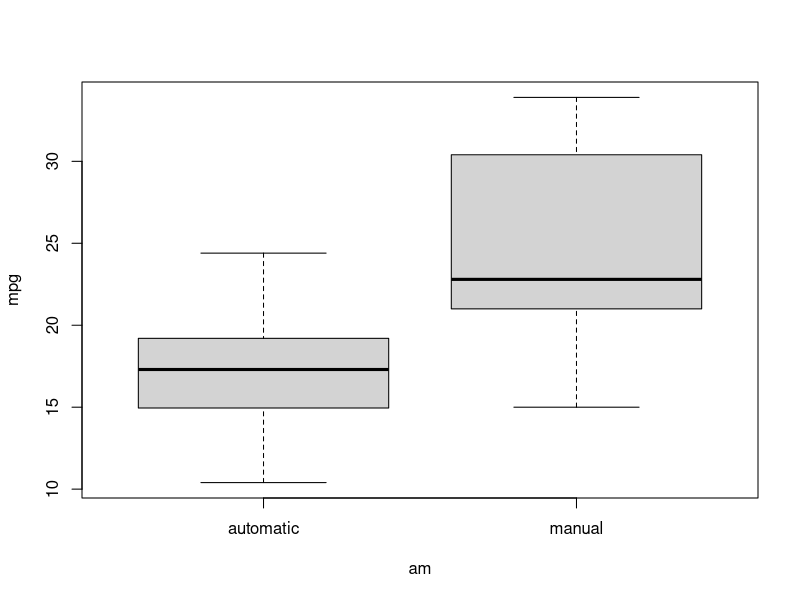
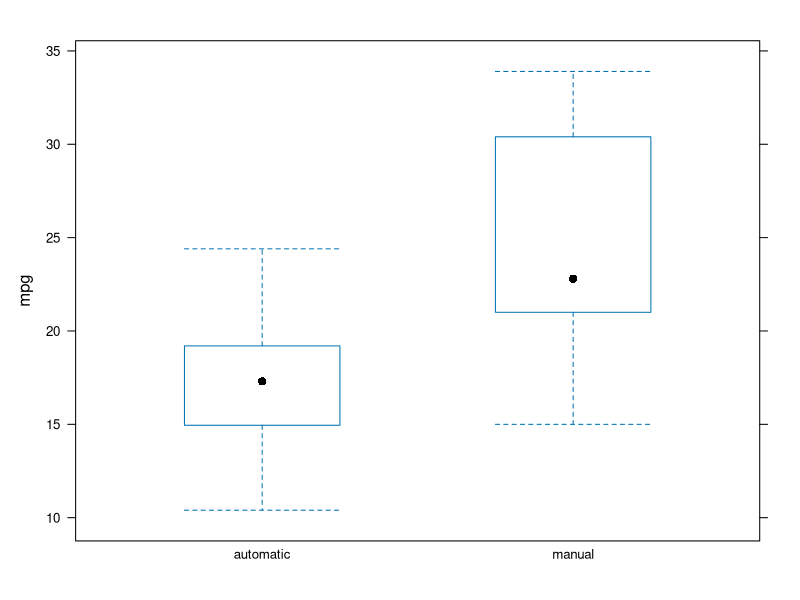
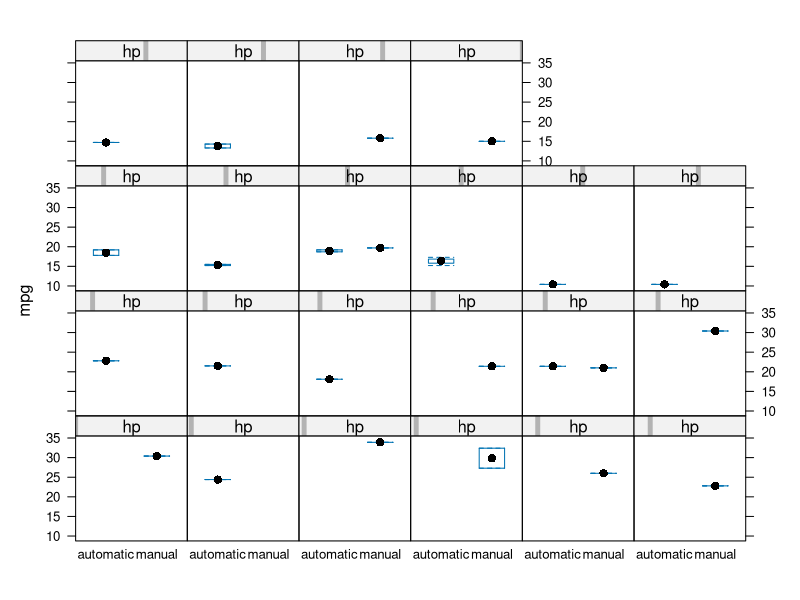
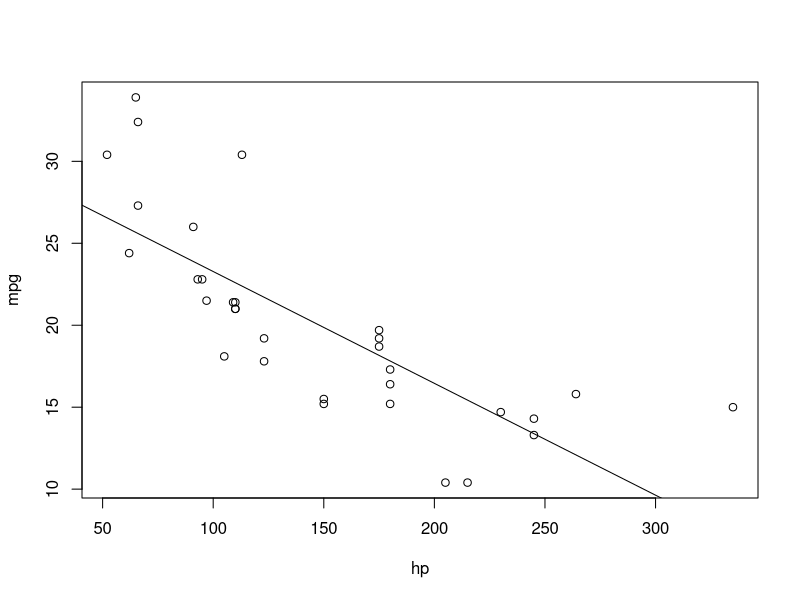
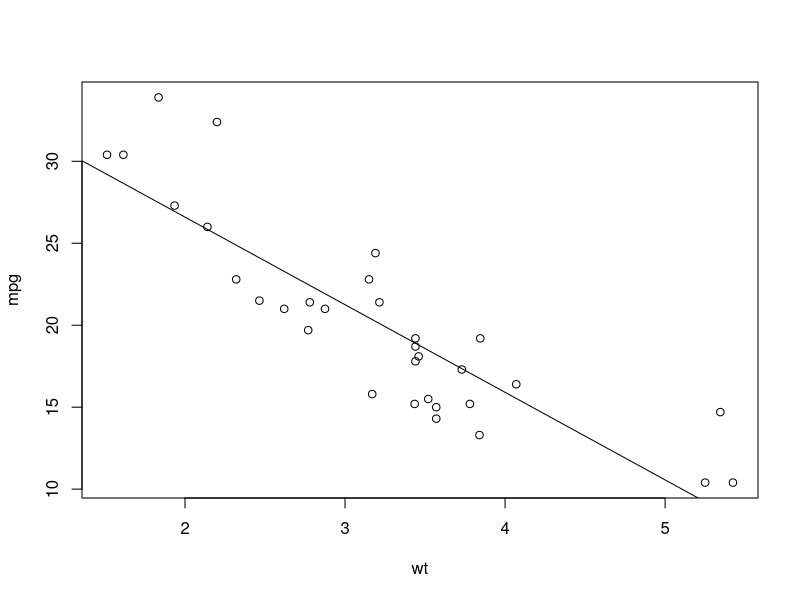
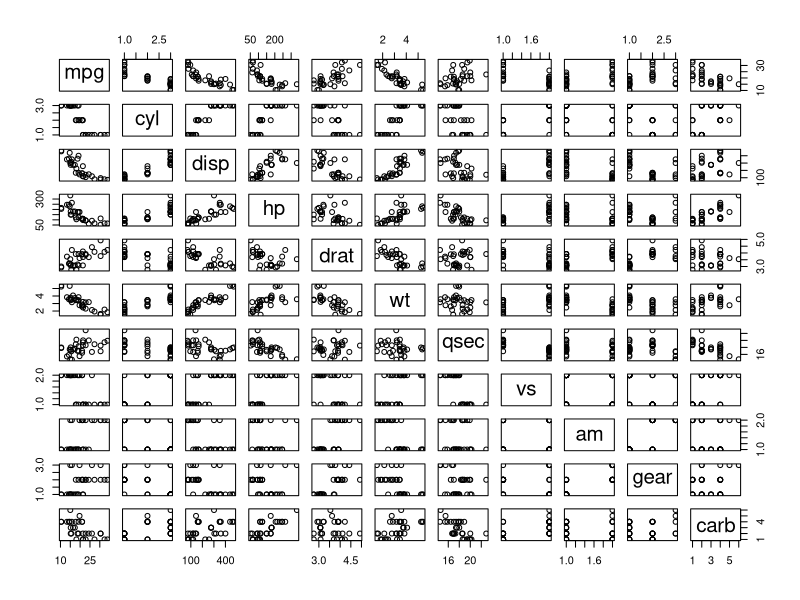
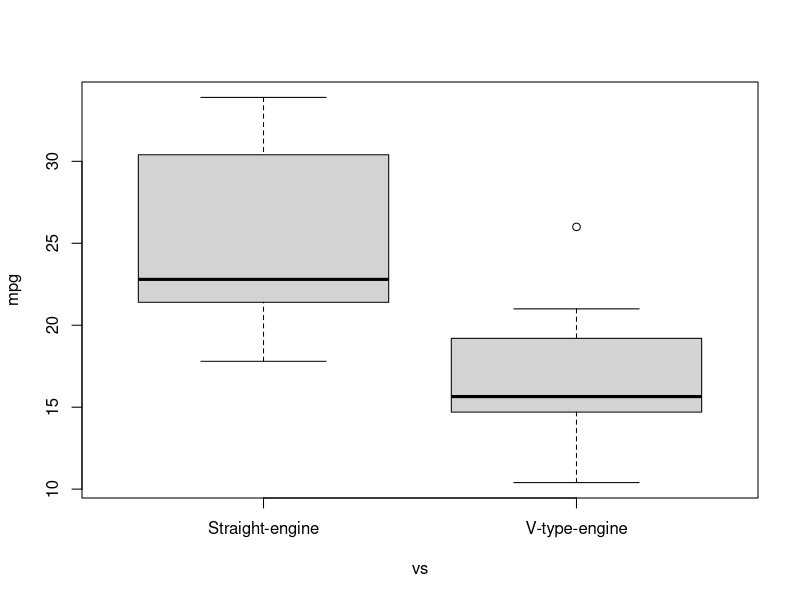
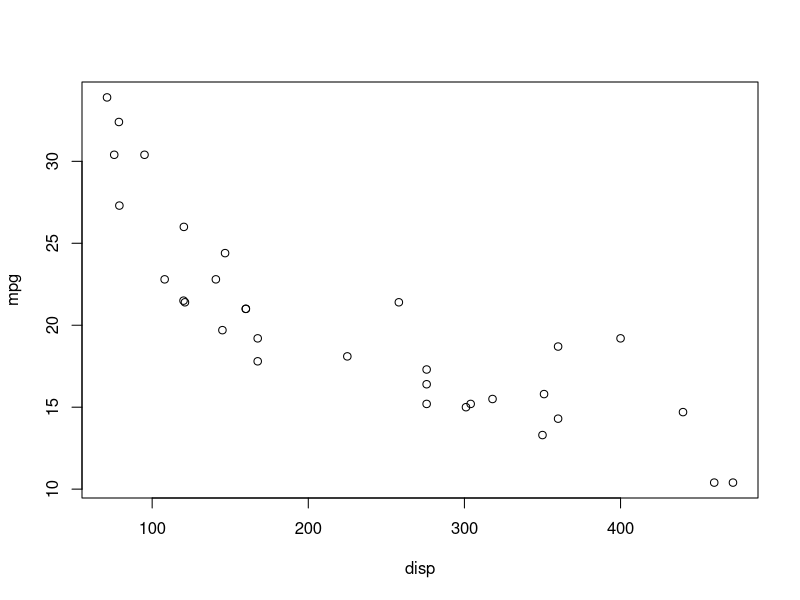

Source code (R) for these figures, in order:
#====================Regression Models Course Project===========================

#===========================Context============================================

# You work for Motor Trend, a magazine about the automobile industry. Looking at
#   a data set of a collection of cars, they are interested in exploring the 
#   relationship between a set of variables and miles per gallon (MPG) (outcome).
#   They are particularly interested in the following two questions:
    
#   1. "Is an automatic or manual transmission better for MPG"
#   2. "Quantify the MPG difference between automatic and manual transmissions"

#===============================Question========================================

# Take the mtcars data set and write up an analysis to answer their question 
#   using regression models and exploratory data analyses.

# Your report must be:
    
#   1. Written as a PDF printout of a compiled (using knitr) R markdown document.
#   2. Brief. Roughly the equivalent of 2 pages or less for the main text. 
#       Supporting figures in an appendix can be included up to 5 total pages 
#       including the 2 for the main report. The appendix can only include figures.
#   3. Include a first paragraph executive summary.

#==================================Rubric Checklist=============================

#    y   Interpret coefficients correctly
#    y   Some exploratory data analyses
#    y   Fit multiple models and detail strategy for model selection
#    y  Answer questions of interest
#    y   Residual plot and some diagnostics
#    y   quantify uncertainty of conclusions and/or perform an inference correctly
#    y   Report about 2 pgs (5 with supporting appendix)
#    y   Include executive summary
#    y   Done in knitr

#========================Load and Pre-Process Data===============================

    data(mtcars)
# Replace automatic/manual factor with descriptive terms
    mtcars$am[which(mtcars$am==0)]<-"automatic"
    mtcars$am[which(mtcars$am==1)]<-"manual"
    mtcars$am<-as.factor(mtcars$am)

# Replace "vs" factor with descriptive terms
    mtcars$vs[which(mtcars$vs==0)]<-"V-type-engine"
    mtcars$vs[which(mtcars$vs==1)]<-"Straight-engine"
    mtcars$vs<-as.factor(mtcars$vs)

# Convert cylinders, # of gears, and # of carburators to factors
    mtcars$cyl<-as.factor(mtcars$cyl)
    mtcars$gear<-as.factor(mtcars$gear)
    mtcars$carb<-as.factor(mtcars$carb)

#=============================Exploratory Analysis==============================

    dim(mtcars)
    summary(mtcars)

# Compare mpg by tranmition
    boxplot(mpg~am, data=mtcars)

    library(lattice)
    bwplot(mpg~am, data=mtcars)
    bwplot(mpg~am|hp, data=mtcars)

# Compare mpg to hp
    plot(mpg~hp, data=mtcars)
    abline(lm(mpg~hp, data=mtcars))
    cor(mtcars$mpg, mtcars$hp)

    summary(lm(mpg~hp, data=mtcars))

# Compare mpg to weight
    plot(mpg~wt, data=mtcars)
    abline(lm(mpg~wt, data=mtcars))
    cor(mtcars$mpg, mtcars$wt)

    summary(lm(mpg~wt, data=mtcars))

# Compare all variables
    pairs(mtcars)

# Find the correlations of all variables with mpg
    for (i in 2:11) {
        print(paste0(names(mtcars)[i], ":", cor(mtcars$mpg, as.numeric(mtcars[,i]))))
    }


    boxplot(mpg~vs, data=mtcars)

    plot(mpg~disp, data=mtcars)
    plot(disp~hp, data=mtcars)

    bwplot(mpg~am|vs, data=mtcars)
    bwplot(mpg~am|cyl, data=mtcars)
    bwplot(mpg~am|cyl+vs, data=mtcars)
    bwplot(mpg~am|gear, data=mtcars)
    bwplot(mpg~am|carb, data=mtcars)  # Appears to be the same relationship at all "common" levels

    bwplot(mpg~am|cyl+gear, data=mtcars)
    bwplot(mpg~am|cut(mtcars$hp, 4), data=mtcars)
    bwplot(mpg~am|cut(mtcars$wt, 4), data=mtcars)

    cut(mtcars$hp, 4)
#==============================Linear Models====================================

# Start with just mpg and trasmission
    lm.simple<-lm(mpg~am, data=mtcars)
    summary(lm.simple)
# Compare with model with all variables
    lm.all<-lm(mpg~., data=mtcars)
    summary(lm.all)

# Control for the variables that seem to have an effect
    lm.hp.wt<-lm(mpg~am+hp+wt, data=mtcars)
    summary(lm.hp.wt)

    par(mfrow=c(2,2))
    plot(lm.hp.wt)
    par(mfrow=c(1,1))


    lm.hp.wt.cyl.vs<-lm(mpg~am+hp+wt+cyl+vs, data=mtcars)
    summary(lm.hp.wt.cyl.vs)

    par(mfrow=c(2,2))
    plot(lm.hp.wt.cyl.vs)
    par(mfrow=c(1,1))

    lm.hp.cyl.vs<-lm(mpg~am+hp+cyl+vs, data=mtcars)
    summary(lm.hp.cyl.vs)
    
    par(mfrow=c(2,2))
    plot(lm.hp.cyl.vs)
    par(mfrow=c(1,1))

    lm.hp.wt.cyl<-lm(mpg~am+hp+wt+cyl, data=mtcars)
    summary(lm.hp.wt.cyl)
    
    par(mfrow=c(2,2))
    plot(lm.hp.wt.cyl)
    par(mfrow=c(1,1))

    lm.cyl<-lm(mpg~am+cyl, data=mtcars)
    summary(lm.cyl)
    
    par(mfrow=c(2,2))
    plot(lm.cyl)
    par(mfrow=c(1,1))

    lm.cyl.vs<-lm(mpg~am+cyl+vs, data=mtcars)
    summary(lm.cyl.vs)
    
    par(mfrow=c(2,2))
    plot(lm.cyl.vs)
    par(mfrow=c(1,1))

    lm.hp.cyl.vs<-lm(mpg~am+hp+cyl+vs, data=mtcars)
    summary(lm.hp.cyl.vs)
    
    par(mfrow=c(2,2))
    plot(lm.hp.cyl.vs)
    par(mfrow=c(1,1))

    lm.wt.cyl.vs<-lm(mpg~am+wt+cyl+vs, data=mtcars)
    summary(lm.wt.cyl.vs)

    confint(lm.hp.cyl.vs)[2, , drop=FALSE]
